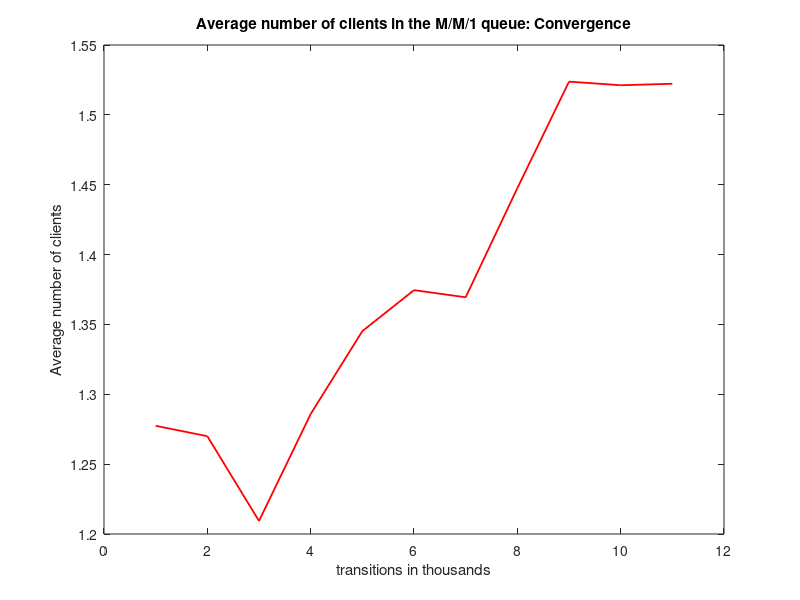
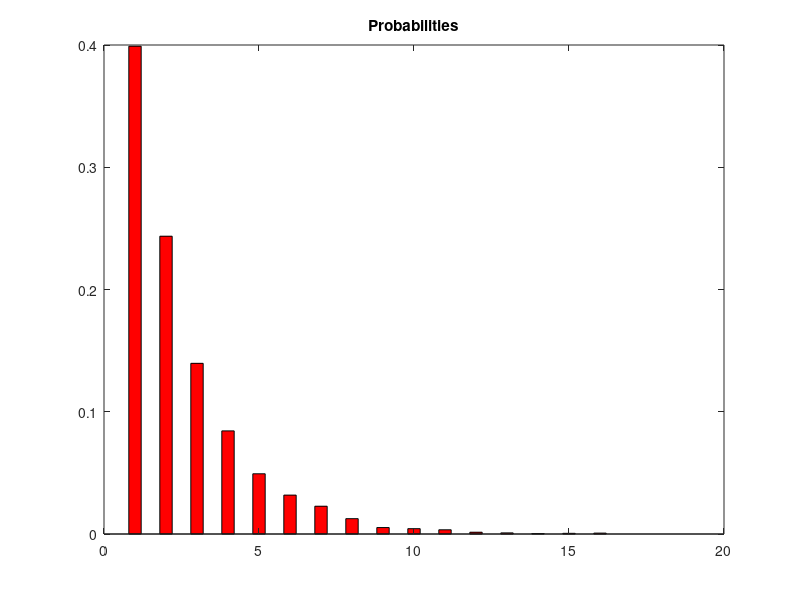

Here is the MATLAB script that generated these plots, in order:
% M/M/1 simulation. We will find the probabilities of the first states.
% Note: Due to ergodicity, every state has a probability >0.

clc;
clear all;
close all;

total_arrivals = 0; % to measure the total number of arrivals
current_state = 0;  % holds the current state of the system
previous_mean_clients = 0; % will help in the convergence test
index = 0;

lambda = 3; 
mu = 5;
threshold = lambda/(lambda + mu); % the threshold used to calculate probabilities

transitions = 0; % holds the transitions of the simulation in transitions steps

while transitions >= 0
  transitions = transitions + 1; % one more transitions step
  
  if mod(transitions,1000) == 0 % check for convergence every 1000 transitions steps
    index = index + 1;
    for i=1:1:length(arrivals)
        P(i) = arrivals(i)/total_arrivals; % calcuate the probability of every state in the system
    endfor
    
    mean_clients = 0; % calculate the mean number of clients in the system
    for i=1:1:length(arrivals)
       mean_clients = mean_clients + (i-1).*P(i);
    endfor
    
    to_plot(index) = mean_clients;
        
    if abs(mean_clients - previous_mean_clients)/previous_mean_clients < 0.001 ...
      || transitions > 1000000 % convergence test
      break;
    endif
    
    previous_mean_clients = mean_clients;
    
  endif
  
  random_number = rand(1); % generate a random number (Uniform distribution)
  if current_state == 0 || random_number < threshold % arrival
    total_arrivals = total_arrivals + 1;
    try % to catch the exception if variable arrivals(i) is undefined. Required only for systems with finite capacity.
      arrivals(current_state + 1) = arrivals(current_state + 1) + 1; % increase the number of arrivals in the current state
      current_state = current_state + 1;
    catch
      arrivals(current_state + 1) = 1;
      current_state = current_state + 1;
    end
  else % departure
    if current_state != 0 % no departure from an empty system
      current_state = current_state - 1;
    endif
  endif
endwhile

for i=1:1:length(arrivals)
  display(P(i));
endfor

figure(1);
plot(to_plot,"r","linewidth",1.3);
title("Average number of clients in the M/M/1 queue: Convergence");
xlabel("transitions in thousands");
ylabel("Average number of clients");

figure(2);
bar(P,'r',0.4);
title("Probabilities")